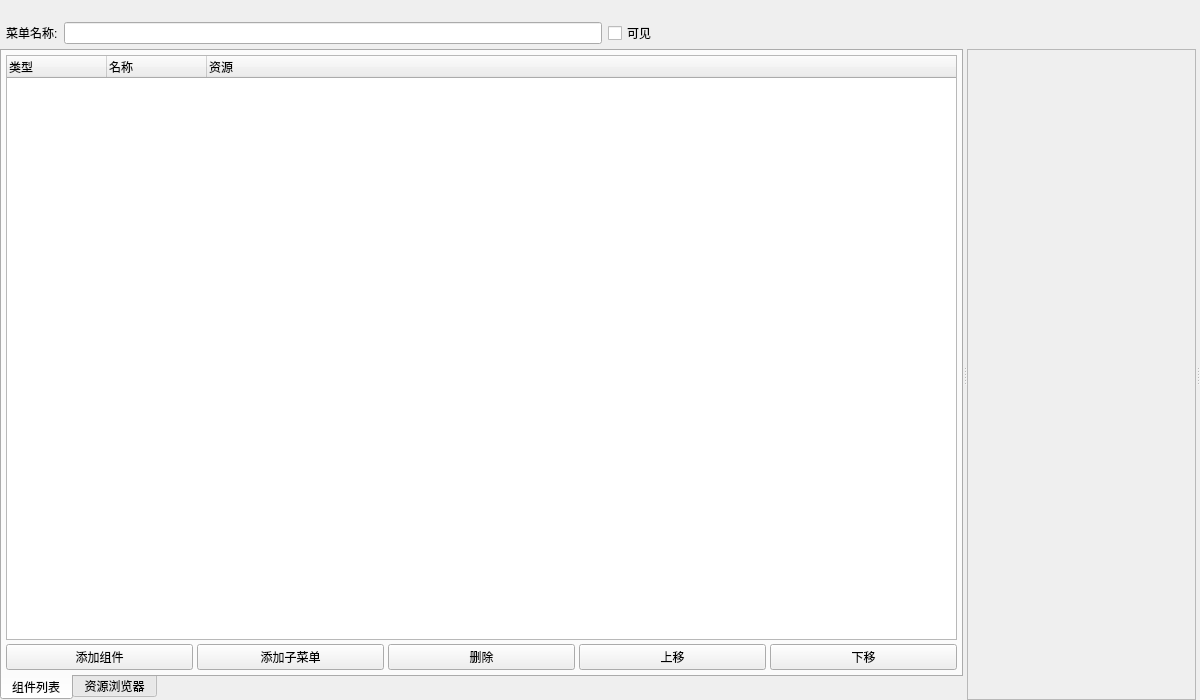
<?xml version="1.0" encoding="UTF-8"?>
<ui version="4.0">
 <class>MenuEditorWindow</class>
 <widget class="QWidget" name="MenuEditorWindow">
  <property name="windowTitle">
   <string>菜单编辑器</string>
  </property>
  <property name="geometry">
   <rect>
    <x>0</x>
    <y>0</y>
    <width>1200</width>
    <height>700</height>
   </rect>
  </property>
  <layout class="QVBoxLayout" name="outerLayout">
   <property name="leftMargin">
    <number>0</number>
   </property>
   <property name="topMargin">
    <number>0</number>
   </property>
   <property name="rightMargin">
    <number>0</number>
   </property>
   <property name="bottomMargin">
    <number>0</number>
   </property>
   <property name="spacing">
    <number>0</number>
   </property>
   <item>
    <widget class="QToolBar" name="toolBar">
     <property name="movable">
      <bool>false</bool>
     </property>
     <property name="sizePolicy">
      <sizepolicy hsizetype="Preferred" vsizetype="Fixed">
       <horstretch>0</horstretch>
       <verstretch>0</verstretch>
      </sizepolicy>
     </property>
    </widget>
   </item>
   <item>
    <widget class="QWidget" name="menuConfigWidget" native="true">
     <property name="sizePolicy">
      <sizepolicy hsizetype="Preferred" vsizetype="Fixed">
       <horstretch>0</horstretch>
       <verstretch>0</verstretch>
      </sizepolicy>
     </property>
     <layout class="QHBoxLayout" name="menuConfigLayout">
      <property name="leftMargin">
       <number>6</number>
      </property>
      <property name="topMargin">
       <number>4</number>
      </property>
      <property name="rightMargin">
       <number>6</number>
      </property>
      <property name="bottomMargin">
       <number>4</number>
      </property>
      <item>
       <widget class="QLabel" name="menuNameLabel">
        <property name="text">
         <string>菜单名称:</string>
        </property>
       </widget>
      </item>
      <item>
       <widget class="QLineEdit" name="menuNameEdit"/>
      </item>
      <item>
       <widget class="QCheckBox" name="menuVisibleCheck">
        <property name="text">
         <string>可见</string>
        </property>
       </widget>
      </item>
      <item>
       <spacer name="menuConfigSpacer">
        <property name="orientation">
         <enum>Qt::Horizontal</enum>
        </property>
        <property name="sizeHint">
         <size>
          <width>40</width>
          <height>20</height>
         </size>
        </property>
       </spacer>
      </item>
     </layout>
    </widget>
   </item>
   <item>
    <widget class="QSplitter" name="mainSplitter">
     <property name="orientation">
      <enum>Qt::Horizontal</enum>
     </property>
     <widget class="QTabWidget" name="leftTabWidget">
      <property name="tabPosition">
       <enum>QTabWidget::South</enum>
      </property>
      <widget class="QWidget" name="componentPage">
       <attribute name="title">
        <string>组件列表</string>
       </attribute>
       <layout class="QVBoxLayout" name="componentPageLayout">
        <property name="leftMargin">
         <number>4</number>
        </property>
        <property name="topMargin">
         <number>4</number>
        </property>
        <property name="rightMargin">
         <number>4</number>
        </property>
        <property name="bottomMargin">
         <number>4</number>
        </property>
        <property name="spacing">
         <number>4</number>
        </property>
        <item>
         <widget class="QTreeWidget" name="componentTree">
          <property name="rootIsDecorated">
           <bool>true</bool>
          </property>
          <column>
           <property name="text">
            <string>类型</string>
           </property>
          </column>
          <column>
           <property name="text">
            <string>名称</string>
           </property>
          </column>
          <column>
           <property name="text">
            <string>资源</string>
           </property>
          </column>
         </widget>
        </item>
        <item>
         <layout class="QHBoxLayout" name="buttonLayout">
          <item>
           <widget class="QPushButton" name="addButton">
            <property name="text">
             <string>添加组件</string>
            </property>
           </widget>
          </item>
          <item>
           <widget class="QPushButton" name="addSubMenuButton">
            <property name="text">
             <string>添加子菜单</string>
            </property>
           </widget>
          </item>
          <item>
           <widget class="QPushButton" name="removeButton">
            <property name="text">
             <string>删除</string>
            </property>
           </widget>
          </item>
          <item>
           <widget class="QPushButton" name="moveUpButton">
            <property name="text">
             <string>上移</string>
            </property>
           </widget>
          </item>
          <item>
           <widget class="QPushButton" name="moveDownButton">
            <property name="text">
             <string>下移</string>
            </property>
           </widget>
          </item>
         </layout>
        </item>
       </layout>
      </widget>
      <widget class="QWidget" name="assetPage">
       <attribute name="title">
        <string>资源浏览器</string>
       </attribute>
       <layout class="QVBoxLayout" name="assetPageLayout">
        <property name="leftMargin">
         <number>0</number>
        </property>
        <property name="topMargin">
         <number>0</number>
        </property>
        <property name="rightMargin">
         <number>0</number>
        </property>
        <property name="bottomMargin">
         <number>0</number>
        </property>
       </layout>
      </widget>
     </widget>
     <widget class="QScrollArea" name="previewScrollArea">
      <property name="widgetResizable">
       <bool>false</bool>
      </property>
      <widget class="QWidget" name="previewScrollContent">
       <property name="geometry">
        <rect>
         <x>0</x>
         <y>0</y>
         <width>100</width>
         <height>100</height>
        </rect>
       </property>
      </widget>
     </widget>
     <widget class="QWidget" name="propertyEditorPlaceholder" native="true">
      <layout class="QVBoxLayout" name="propertyEditorPlaceholderLayout">
       <property name="leftMargin">
        <number>0</number>
       </property>
       <property name="topMargin">
        <number>0</number>
       </property>
       <property name="rightMargin">
        <number>0</number>
       </property>
       <property name="bottomMargin">
        <number>0</number>
       </property>
      </layout>
     </widget>
    </widget>
   </item>
  </layout>
 </widget>
 <resources/>
 <connections/>
</ui>
